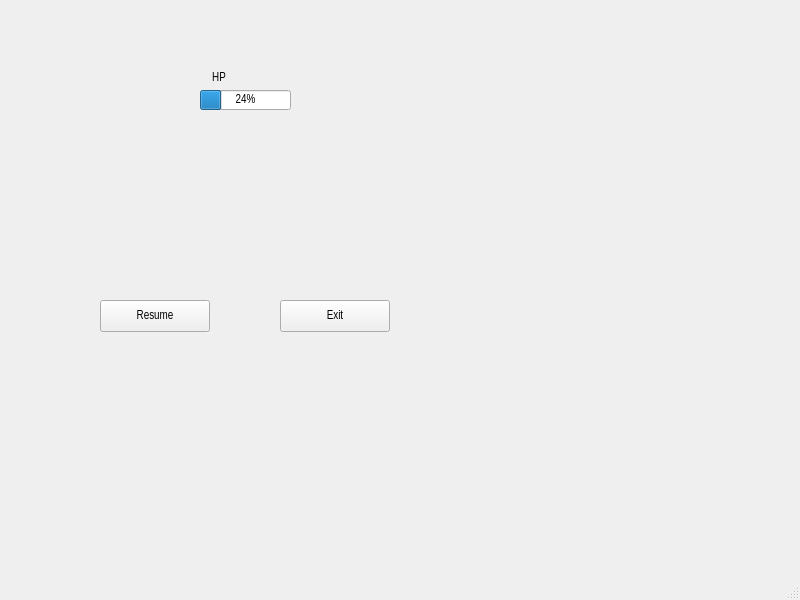
<?xml version="1.0" encoding="UTF-8"?>
<ui version="4.0">
 <class>Pause</class>
 <widget class="QMainWindow" name="Pause">
  <property name="geometry">
   <rect>
    <x>0</x>
    <y>0</y>
    <width>800</width>
    <height>600</height>
   </rect>
  </property>
  <property name="minimumSize">
   <size>
    <width>0</width>
    <height>0</height>
   </size>
  </property>
  <property name="font">
   <font>
    <family>Arial Narrow</family>
   </font>
  </property>
  <widget class="QWidget" name="centralwidget">
   <widget class="QPushButton" name="Resume">
    <property name="geometry">
     <rect>
      <x>100</x>
      <y>300</y>
      <width>110</width>
      <height>32</height>
     </rect>
    </property>
    <property name="text">
     <string>Resume</string>
    </property>
   </widget>
   <widget class="QPushButton" name="Exit">
    <property name="geometry">
     <rect>
      <x>280</x>
      <y>300</y>
      <width>110</width>
      <height>32</height>
     </rect>
    </property>
    <property name="text">
     <string>Exit</string>
    </property>
   </widget>
   <widget class="QProgressBar" name="progressBar">
    <property name="geometry">
     <rect>
      <x>200</x>
      <y>90</y>
      <width>91</width>
      <height>20</height>
     </rect>
    </property>
    <property name="value">
     <number>24</number>
    </property>
   </widget>
   <widget class="QLabel" name="Health">
    <property name="geometry">
     <rect>
      <x>200</x>
      <y>70</y>
      <width>38</width>
      <height>16</height>
     </rect>
    </property>
    <property name="text">
     <string>HP</string>
    </property>
    <property name="alignment">
     <set>Qt::AlignCenter</set>
    </property>
   </widget>
   <widget class="QLabel" name="Hero">
    <property name="geometry">
     <rect>
      <x>0</x>
      <y>0</y>
      <width>191</width>
      <height>111</height>
     </rect>
    </property>
    <property name="text">
     <string/>
    </property>
    <property name="pixmap">
     <pixmap>images/RealHero.png</pixmap>
    </property>
    <property name="scaledContents">
     <bool>true</bool>
    </property>
   </widget>
  </widget>
  <widget class="QMenuBar" name="menubar">
   <property name="geometry">
    <rect>
     <x>0</x>
     <y>0</y>
     <width>800</width>
     <height>22</height>
    </rect>
   </property>
  </widget>
  <widget class="QStatusBar" name="statusbar"/>
 </widget>
 <resources/>
 <connections>
  <connection>
   <sender>Exit</sender>
   <signal>clicked()</signal>
   <receiver>Pause</receiver>
   <slot>close()</slot>
   <hints>
    <hint type="sourcelabel">
     <x>349</x>
     <y>335</y>
    </hint>
    <hint type="destinationlabel">
     <x>339</x>
     <y>404</y>
    </hint>
   </hints>
  </connection>
  <connection>
   <sender>progressBar</sender>
   <signal>valueChanged(int)</signal>
   <receiver>Pause</receiver>
   <slot>show()</slot>
   <hints>
    <hint type="sourcelabel">
     <x>215</x>
     <y>129</y>
    </hint>
    <hint type="destinationlabel">
     <x>215</x>
     <y>171</y>
    </hint>
   </hints>
  </connection>
 </connections>
</ui>
